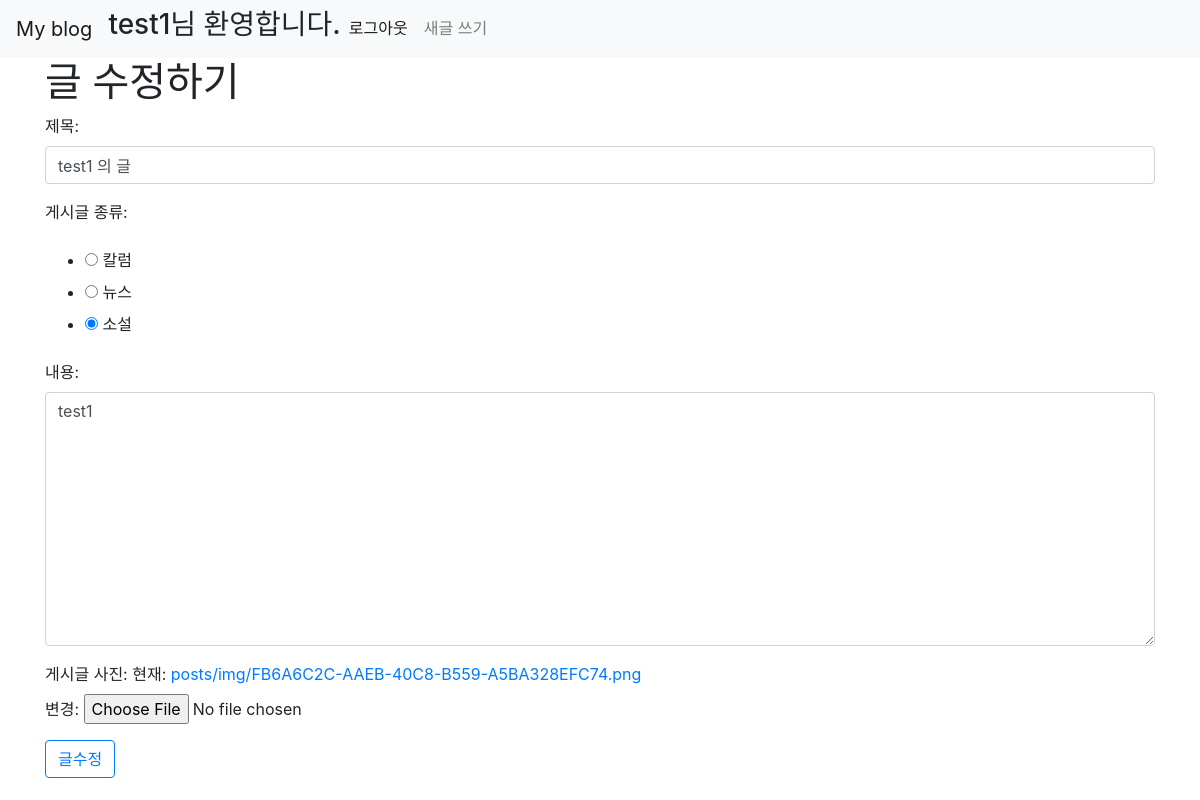
/posts/edit/11/ (signed in), run on an earlier commit of the app's database.
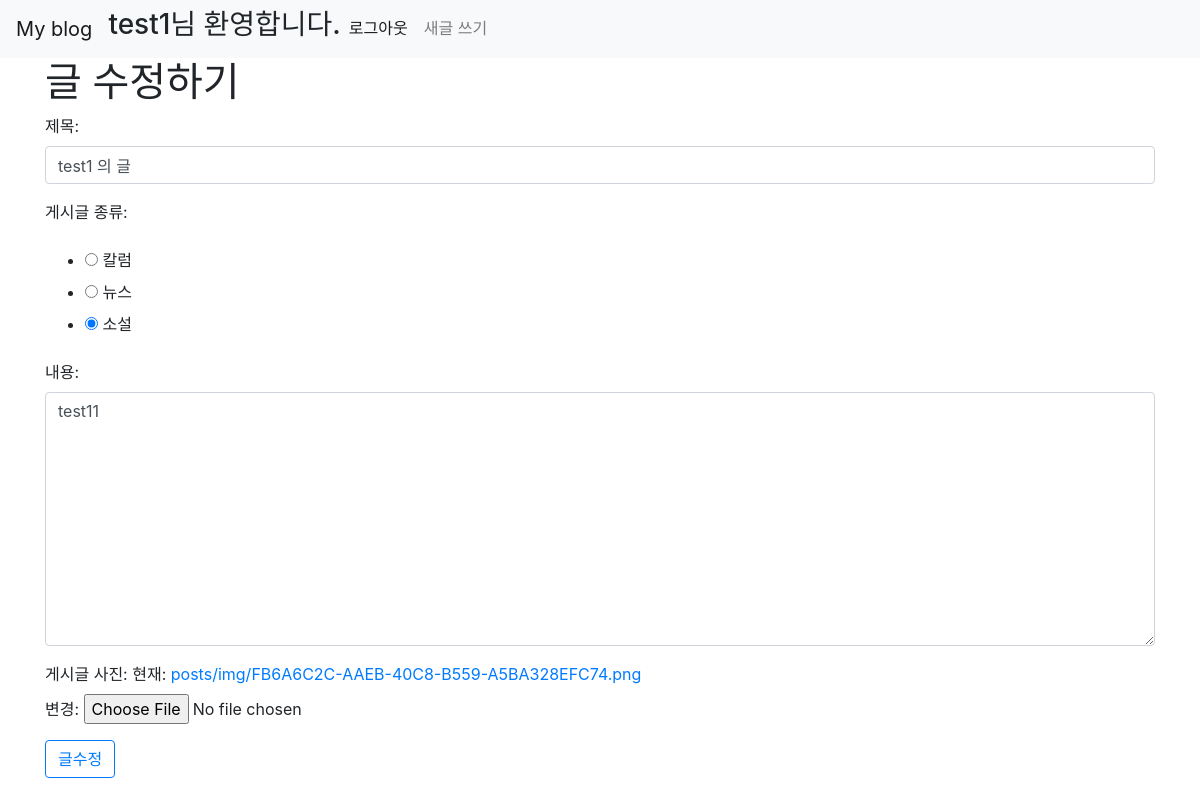
And on a later commit of the database.
### posts/models.py (models this page shows, shortened)
class Post(models.Model):
    POST_TYPES = [
        (0, "칼럼"),
        (1, "뉴스"),
        (2, "소설"),
    ]
    title = models.CharField(max_length=200,
                            verbose_name="제목")
    content = models.TextField(verbose_name="내용")
    view_count = models.IntegerField(default=0,
                                    verbose_name="조회수")
    _type = models.PositiveSmallIntegerField(choices=POST_TYPES,
                                            verbose_name="게시글타입")
    image = models.ImageField(upload_to="posts/img", default="posts/default/default_post_img.png")
    created_at = models.DateTimeField(auto_now_add=True,
                                     verbose_name="등록시간")
    updated_at = models.DateTimeField(auto_now=True,
                                     verbose_name="업데이트시간")
    author = models.ForeignKey(User, on_delete=models.CASCADE)

### posts/views.py (the view)
# urls.py: path('edit/<int:post_id>/', edit, name="edit"),
@login_required
def edit(request, post_id):
    post = get_object_or_404(Post, pk=post_id)
    if request.user != post.author:
        messages.error(request, '수정권한이 없습니다')
        return redirect('/')
    context = {
        'post': post,
        'form': PostForm(instance=post)
    }
    return render(request, 'posts/edit.html', context)

### posts/forms.py
class PostForm(forms.ModelForm):
    _type = forms.ChoiceField(
    	widget=forms.RadioSelect,
    	label = "게시글 종류",
    	choices=Post.POST_TYPES,
    	required=True
    )
    class Meta:
        model = Post
        fields = ['title', '_type', 'content', 'image']
        labels = {
            	'title': '제목',
                'content': '내용',
                'image' : '게시글 사진'
        }
        widgets = {
            'title': forms.TextInput(attrs={
                'class': 'form-control'
            }),
            'content': forms.Textarea(attrs={
                'class': 'form-control'
            }),
        }

### posts/templates/posts/edit.html
{% extends 'base.html' %}
{% block content %}
<div class="container">
    <h1>
        글 수정하기
    </h1>
    <form action="{% url 'posts:update' post.pk %}" method="POST" enctype="multipart/form-data">
        {% include 'posts/_form.html' with form=form btn_value="글수정" %}
    </form>
</div>
{% endblock %}

### posts/templates/posts/_form.html (shortened to what this page needs)
{{ form.as_p }}
<input type="submit" value="{{ btn_value }}" class="btn btn-outline-primary">

What changed in the data, as far as the page shows it:
changed Post "test1 의 글": content "test1" → "test11"
